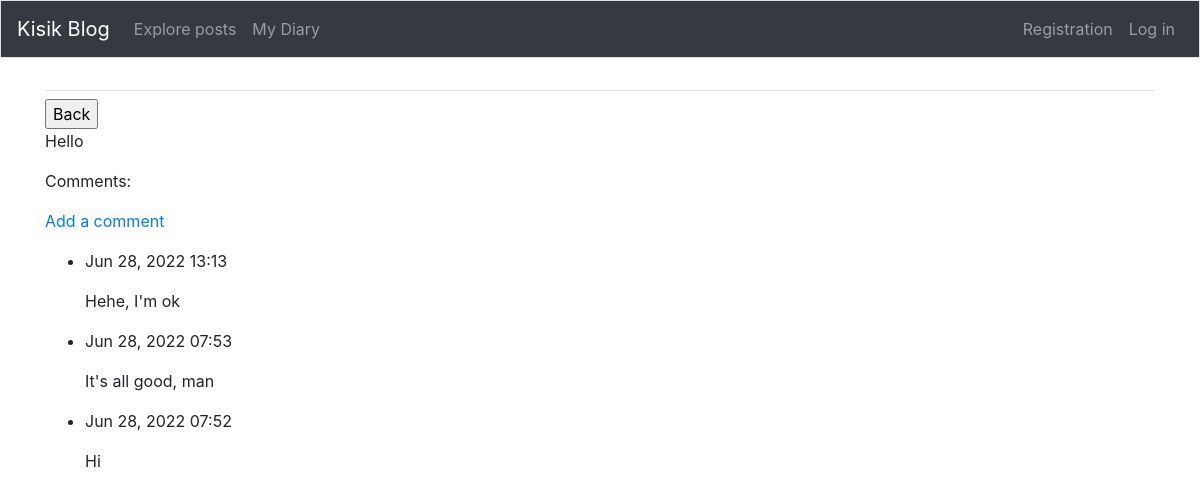
/posts/10/, run on the app's committed database.
### tweets/models.py (models this page shows, shortened)
class BlogPost(models.Model):
    title = models.CharField(max_length=150)
    text = models.TextField(max_length=1000)
    date_added = models.DateTimeField(auto_now_add=True)
    owner = models.ForeignKey(User, on_delete=models.CASCADE)

class BlogComments(models.Model):
    post = models.ForeignKey(BlogPost, on_delete=models.CASCADE)
    text = models.TextField(max_length=300)
    date_added = models.DateTimeField(auto_now_add=True)

### tweets/views.py (the view)
# urls.py: path('posts/<int:post_id>/', views.blog_com, name='blog_com'),
def blog_com(request, post_id):
    post = BlogPost.objects.get(id=post_id)
    comments = post.blogcomments_set.order_by('-date_added')
    context = {'post': post, 'comments': comments}
    return render(request, 'tweets/blog_com.html', context)

### tweets/templates/tweets/blog_com.html (shortened to what this page needs)
<!DOCTYPE html>
<html lang="en">
<head>
    {% extends "tweets/base.html" %}
{% block content %}
  <input type="button" onclick="history.back();" value="Back"/>
  <p>{{ post.title }}</p>
  <p>Comments:</p>
  <p>
      <a href="{% url 'tweets:new_com' post.id %}">Add a comment</a>
  </p>
  <ul>
      {% for com in comments %}
        <li>
            <p>{{ com.date_added|date:'M d, Y H:i' }}</p>
            <p>{{ com.text|linebreaks }}</p>
        </li>
      {% empty %}
        <li>No comments yet</li>
      {% endfor %}
  </ul>
{% endblock content %}

### data on the page
BlogPost: title "Hello"
BlogComments: date_added "Jun 28, 2022 13:13", text "Hehe, I'm ok"
BlogComments: date_added "Jun 28, 2022 07:53", text "It's all good, man"
BlogComments: date_added "Jun 28, 2022 07:52", text "Hi"
